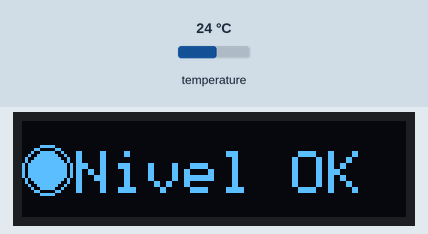
The sketch below on a simulated ESP8266 (NodeMCU). Parts: 128×32 one-colour display. The test bench sets the inputs (shaded band); at power-on: temperature 24 °C.

Above: at 0.9 s.

The sketch:

Display_Auto.ino
```cpp
#include <SPI.h>
#include <Wire.h>
#include <OneWire.h>
#include <DallasTemperature.h>
#include <Adafruit_GFX.h>      //Nucleo de la librería gráfica.
#include <Adafruit_SSD1306.h>  //Librería para pantallas OLED monocromas de 128x64 y 128x32
#define OLED_RESET 0
#define ONE_WIRE_BUS D4
Adafruit_SSD1306 display(OLED_RESET);
OneWire oneWire(ONE_WIRE_BUS);
DallasTemperature sensors(&oneWire);
int Temp=0;
int Nivel=1;
char bufferT[8]="";

void setup() {
  Serial.begin(9600);

  display.begin(SSD1306_SWITCHCAPVCC, 0x3C);  // //Inicializa pantalla con en la dirección 0x3D para la conexión I2C.
  pinMode(ONE_WIRE_BUS,INPUT_PULLUP);


  sensors.begin();

}

void loop() {

//PUNTOS EN LAS CUATRO ESQUINAS DE LA PANTALLA
  sensors.requestTemperatures(); // Send the command to get temperature readings
  Temp=(int)sensors.getTempCByIndex(0);

  display.fillScreen(0);         //Limpiamos la pantalla

  display.setFont();             //Fuente por defecto -si no la hemos cambiado no es necesario seleccionarla
  display.drawCircle(8,16,8,1);
  display.setTextSize(2);
  if(Nivel == 0) {
     display.setTextColor(0,1);
     display.setCursor(18,10);
     display.println("Nivel ERR");
  }else{
     display.fillCircle(8,16,6,1);
     display.setTextColor(1,0);
     display.setCursor(18,10);
     display.println("Nivel OK");
  }

  display.drawCircle(8,48,8,1);
  display.setTextSize(2);
  if(Temp > 92){
     display.setTextColor(0,1);
  }else{
     display.fillCircle(8,48,6,1);
     display.setTextColor(1,0);
  }
  display.setCursor(18,42);
  sprintf(bufferT,"Temp %dC",Temp);
  display.println(bufferT);


  display.display();             //Refrescamos la pantalla para visualizarlo
  delay(4000);

 }
```
